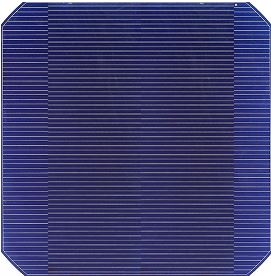
#> input picture gadget-test/panel2/panel2.JPG, 271 x 276 px, found by its file name
$ python dcttest.py
#> lines starting #> are read from the running program, lines starting #| are printed output that depends on the picture
import cv2
import numpy as np

img1 = cv2.imread("/home/cae/Desktop/panel2.JPG",0)
#> img1: shape (276, 271); min 8, max 255, mean 66.8
img2 = cv2.imread("/home/cae/Desktop/panel2_extended.JPG",0)
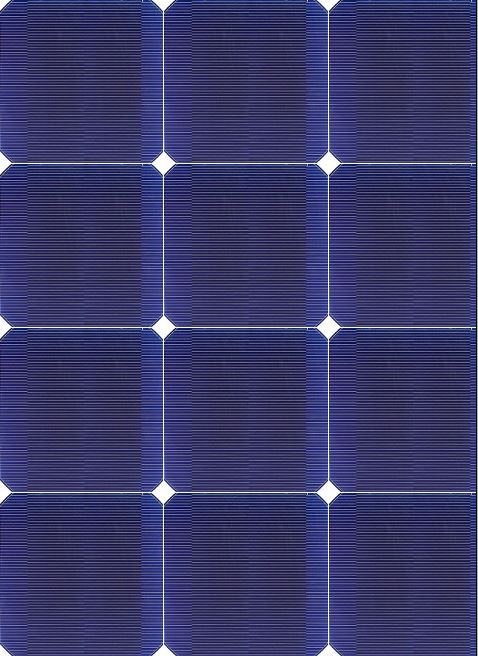
#> input picture gadget-test/panel2/panel2_extended.JPG, 478 x 656 px, found by its file name
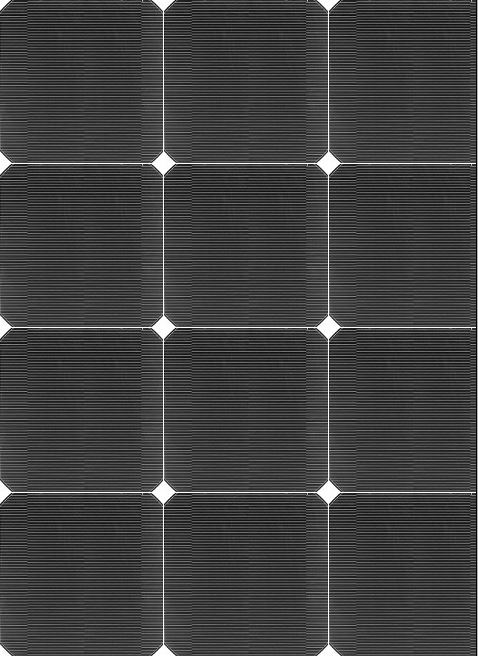
#> img2: shape (656, 478); min 0, max 255, mean 63.8
img3 = cv2.imread("/home/cae/Desktop/panel2_extended_crack.JPG",0)
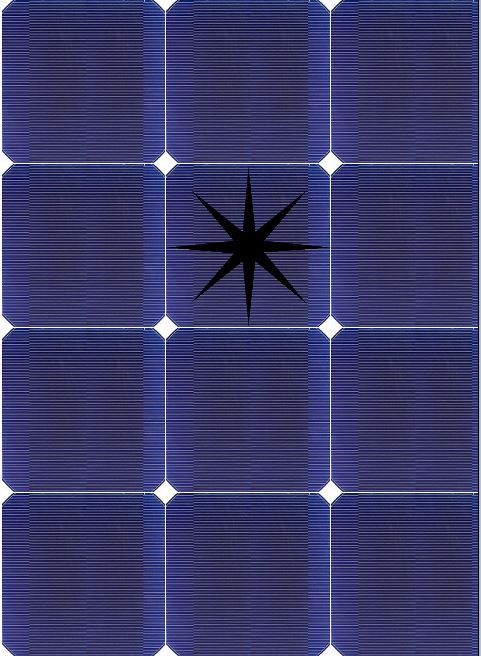
#> input picture gadget-test/panel2/panel2_extended_crack.JPG, 481 x 656 px, found by its file name
#> img3: shape (656, 481); min 0, max 255, mean 64.2

img1 = cv2.Canny(img1,250,300)
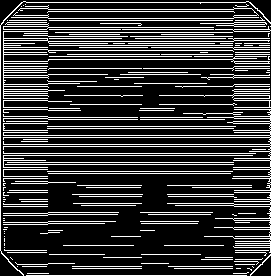
#> img1: shape (276, 271); 21.8% white in thin lines or dots
img2 = cv2.Canny(img2,250,300)
#> img2: shape (656, 478); 7.5% white in thin lines or dots
img3 = cv2.Canny(img3,250,300)
#> img3: shape (656, 481); 7.8% white in thin lines or dots

cv2.imshow("vision",img2)
cv2.imshow("crack",img3)

img1 = cv2.resize(img1,(32,32))
#> img1: shape (32, 32)
img2 = cv2.resize(img2,(32,32))
#> img2: shape (32, 32)
img3 = cv2.resize(img3,(32,32))
#> img3: shape (32, 32)

img1 = cv2.resize(img1,(255,255))
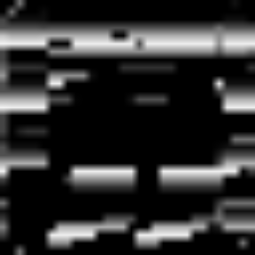
#> img1: shape (255, 255); min 0, max 242, mean 46.9
img2 = cv2.resize(img2,(255,255))
#> img2: shape (255, 255)
img3 = cv2.resize(img3,(255,255))
#> img3: shape (255, 255)

imf1 = np.float32(img1)
imf2 = np.float32(img2)
imf3 = np.float32(img3)

img1_dct = cv2.dct(imf1)
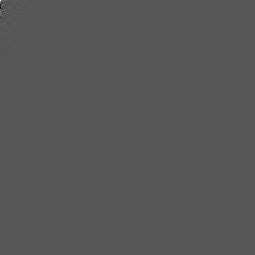
#> img1_dct: shape (255, 255) float32; min -6208.6, max 11965.7, mean 0.1; drawn with min black and max white
img2_dct = cv2.dct(imf2)
img3_dct = cv2.dct(imf3)

img1 = np.uint8(img1_dct)
img2 = np.uint8(img2_dct)
img3 = np.uint8(img3_dct)
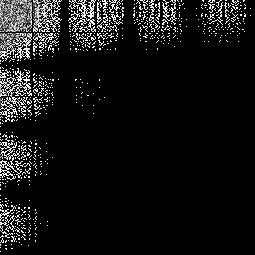
#> img3: shape (255, 255); min 0, max 255, mean 19.9

cv2.imshow('panel2',img1)
cv2.imshow('panel2_extended',img2)
cv2.imshow('panel2_extended_crack',img3)

cv2.waitKey(0)

cv2.destroyAllWindows()
